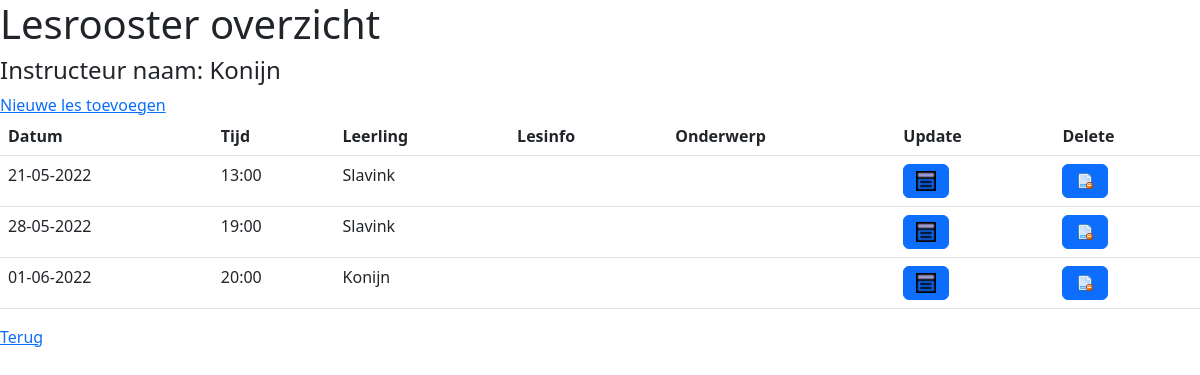
/lessen/index, run on the app's committed database.
### tables this page shows
CREATE TABLE `Les` (
  `Id` mediumint(8) UNSIGNED NOT NULL,
  `DatumTijd` datetime NOT NULL,
  `LeerlingId` mediumint(8) UNSIGNED NOT NULL,
  `InstructeurId` tinyint(3) UNSIGNED NOT NULL
);

CREATE TABLE `Leerling` (
  `Id` mediumint(8) UNSIGNED NOT NULL,
  `Naam` varchar(60) NOT NULL
);

### app/libraries/Database.php (called while the page is built, shortened)
<?php
class Database
{
  private $dbHost = DB_HOST;
  private $dbUser = DB_USER;
  private $dbPass = DB_PASS;
  private $dbName = DB_NAME;
  private $statement;
  private $dbHandler;
  public function __construct()
  {
    $conn = 'mysql:host=' . $this->dbHost . ";dbname=" . $this->dbName;
    $options = array(
      PDO::ATTR_PERSISTENT => true,
      PDO::ATTR_ERRMODE => PDO::ERRMODE_EXCEPTION,
      PDO::ATTR_EMULATE_PREPARES => false
    );
    try {
      $this->dbHandler = new PDO($conn, $this->dbUser, $this->dbPass, $options);
    } catch (PDOException $e) {
      $this->error = $e->getMessage();
      echo $this->error;
    }
  }
  public function query($sql)
  {
    $this->statement = $this->dbHandler->prepare($sql);
  }
  public function bind($parameter, $value, $type = null)
  {
    $this->statement->bindValue($parameter, $value, $type);
  }
  public function execute()
  {
    return $this->statement->execute();
  }
  public function resultSet()
  {
    $this->execute();
    return $this->statement->fetchAll(PDO::FETCH_OBJ);
  }
}

### app/models/Les.php (called while the page is built, shortened)
<?php
class Les
{
    private $db;
    public function __construct()
    {
        $this->db = new Database();
    }
    public function getLessen()
    {
        $this->db->query("SELECT Les.DatumTijd
                                ,Les.Id AS LesId
                                ,Leerling.Id AS LeerlingId
                                ,Leerling.Naam AS LENA
                                ,Instructeur.Naam AS INNA
                          FROM  `Les`
                          INNER JOIN `Leerling`
                          ON Les.LeerlingId = Leerling.Id
                          INNER JOIN `Instructeur`
                          ON Les.InstructeurId = Instructeur.Id
                          WHERE Les.InstructeurId = :Id;");
        $this->db->bind(':Id', 2, PDO::PARAM_INT);
        $result = $this->db->resultSet();
        return $result;
    }
}

### app/libraries/Core.php (called while the page is built, shortened)
<?php
class Core
{
  protected $currentMethod = 'index';
  public function __construct()
  {
    $url = $this->getURL();
    if (file_exists('../app/controllers/' . ucwords($url[0]) . '.php')) {
      unset($url[0]);
    }
    $this->currentController = new $this->currentController();
    if (isset($url[1])) {
      if (method_exists($this->currentController, $url[1])) {
        $this->currentMethod = $url[1];
        unset($url[1]);
      }
    }
    $this->params = $url ? array_values($url) : [];
    call_user_func_array([$this->currentController, $this->currentMethod], $this->params);
  }
  public function getURL()
  {
    if (isset($_GET['url'])) {
      $url = rtrim($_GET['url'], '/');
      $url = filter_var($url, FILTER_SANITIZE_URL);
      $url = explode('/', $url);
      return $url;
    } else {
      return array('homepages', 'index');
    }
  }
}

### app/require.php (called while the page is built, shortened)
<?php
require_once 'libraries/Core.php';
require_once 'libraries/Controller.php';
require_once 'libraries/Database.php';
$init = new Core();

### app/controllers/Lessen.php (the view, shortened to what this page needs)
<?php
class Lessen extends Controller
{
  public function __construct()
  {
    $this->lesModel = $this->model('Les');
  }
  public function index()
  {
    $lessen = $this->lesModel->getLessen();
    $rows = '';
    foreach ($lessen as $les) {
      $dateTimeObj = new DateTimeImmutable($les->DatumTijd, new DateTimeZone('Europe/Amsterdam'));
      $date = $dateTimeObj->format('d-m-Y');
      $time = $dateTimeObj->format('H:i');
      $rows .= "<tr>
                  <td>$date</td>
                  <td>$time</td>
                  <td>$les->LENA</td>
                  <td>$les->Lesinfo</td>
                  <td>$les->Onderwerp</td>
                  <td>
                    <a href='" . URLROOT . "/lessen/update/$les->LesId' class='btn btn-primary'>
                      <img src='" . URLROOT . "/img/b_sbrowse.png' alt='table picture' style='width:20px; height:20px;'>
                    </a>
                  </td>
                  <td>
                    <a href='" . URLROOT . "/lessen/delete/$les->LesId' class='btn btn-primary'>
                      <img src='" . URLROOT . "/img/page_delete.png' alt='cross delete picture' style='width:20px; height:20px;'>
                    </a>
                  </td>
                </tr>";
    }
    $data = [
      'title' => 'Lesrooster overzicht',
      'lessen' => $rows,
      'instructeurName' => $lessen[0]->INNA
    ];
    $this->view('lessen/index', $data);
  }
}

### public/index.php (shortened to what this page needs)
<link href="https://cdn.jsdelivr.net/npm/bootstrap@5.2.2/dist/css/bootstrap.min.css" rel="stylesheet">
<?php
require_once '../app/require.php';

### app/libraries/Controller.php (shortened to what this page needs)
<?php
class Controller
{
  public function model($model)
  {
    return new $model();
  }
  public function view($view, $data = [])
  {
    if (file_exists('../app/views/' . $view . '.php')) {
      require_once('../app/views/' . $view . '.php');
    } else {
      die('View bestaat niet');
    }
  }
}

### app/views/lessen/index.php
<h1><?= $data["title"]; ?></h1>
<h4><?= 'Instructeur naam: ' . $data['instructeurName'] ?></h4>
<a href="<?= URLROOT; ?>/lessen/create">Nieuwe les toevoegen</a>
<table class="table">
  <thead>
    <th>Datum</th>
    <th>Tijd</th>
    <th>Leerling</th>
    <th>Lesinfo</th>
    <th>Onderwerp</th>
    <th>Update</th>
    <th>Delete</th>
  </thead>
  <tbody>
    <?= $data['lessen'] ?>
  </tbody>
</table>
<a href="<?= URLROOT; ?>/homepages/index">Terug</a>

### data on the page
les: DatumTijd "21-05-2022", DatumTijd "13:00", LeerlingId.Naam "Slavink"
les: DatumTijd "28-05-2022", DatumTijd "19:00", LeerlingId.Naam "Slavink"
les: DatumTijd "01-06-2022", DatumTijd "20:00", LeerlingId.Naam "Konijn"

### other printed values
$data['instructeurName'] "Konijn"
